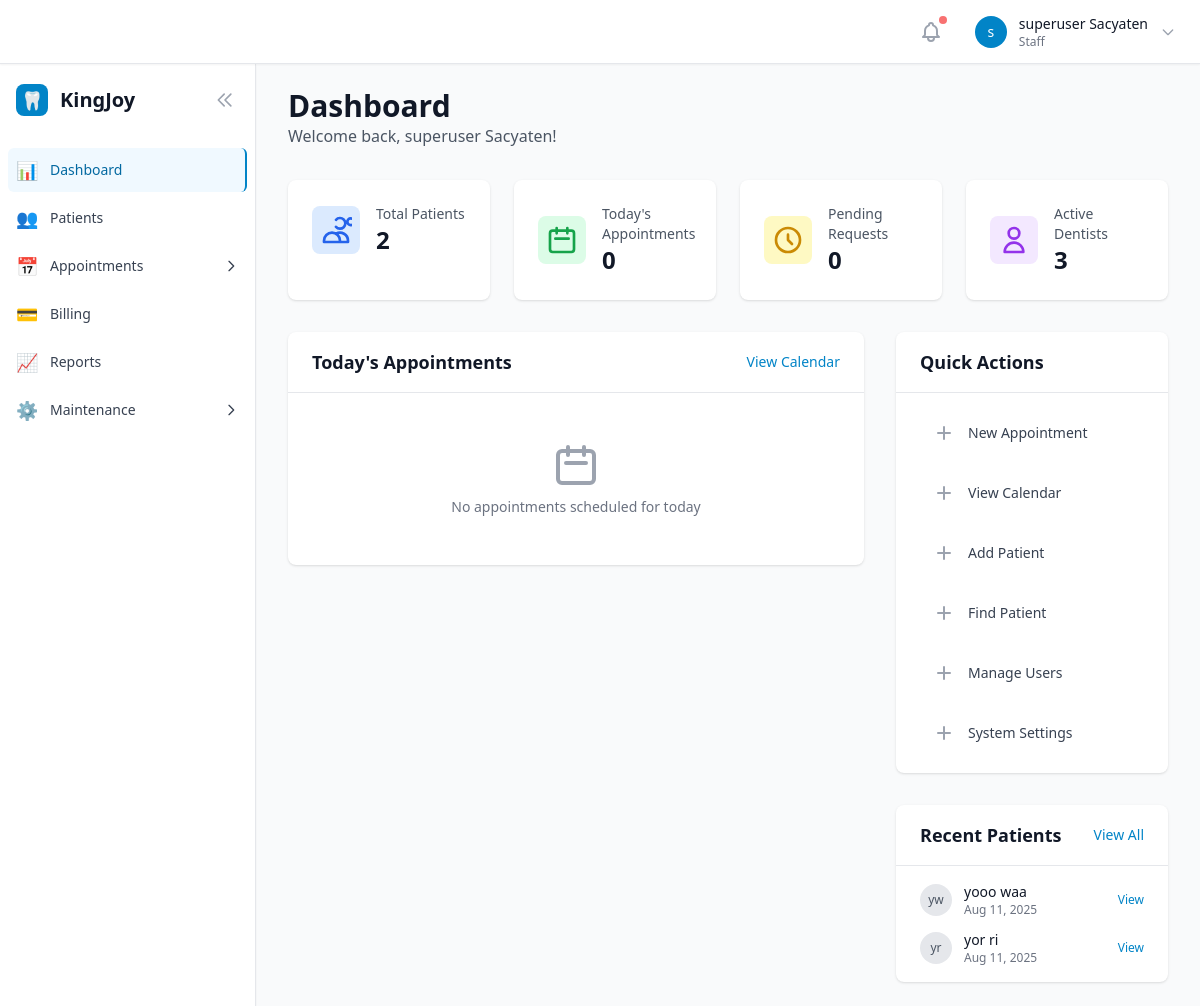
The app's page /dashboard/ (signed in), older data.
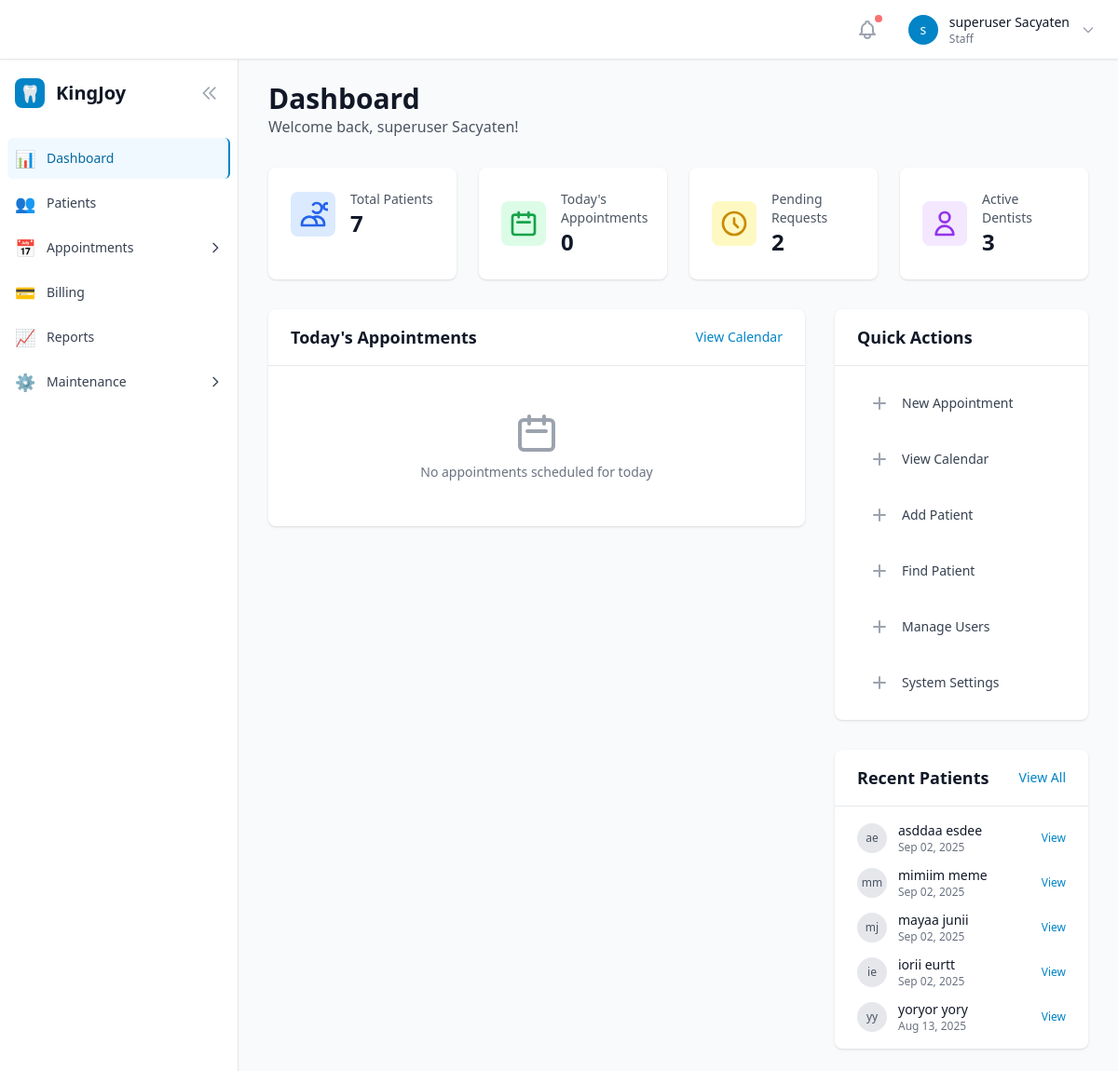
The same page, newer data.
### patients/models.py (models this page shows, shortened)
class Patient(models.Model):
    first_name = models.CharField(max_length=100)
    last_name = models.CharField(max_length=100)
    email = models.EmailField(blank=True)
    phone_regex = RegexValidator(
        regex=r'^\+?1?\d{9,15}$',
        message="Phone number must be entered in the format: '+999999999'. Up to 15 digits allowed."
    )
    contact_number = models.CharField(validators=[phone_regex], max_length=17, blank=True, null=True)
    address = models.TextField(blank=True)
    date_of_birth = models.DateField(null=True, blank=True)
    emergency_contact_name = models.CharField(max_length=100, blank=True)
    emergency_contact_phone = models.CharField(validators=[phone_regex], max_length=17, blank=True, null=True)
    medical_notes = models.TextField(blank=True, help_text="Allergies, medical conditions, etc.")
    created_at = models.DateTimeField(auto_now_add=True)
    updated_at = models.DateTimeField(auto_now=True)
    is_active = models.BooleanField(default=True)
    class Meta:
        ordering = ['last_name', 'first_name']
        indexes = [
            models.Index(fields=['email']),
            models.Index(fields=['contact_number']),
            models.Index(fields=['last_name', 'first_name']),
        ]
    @property
    def full_name(self):
        return f"{self.first_name} {self.last_name}"

### core/views.py (the view)
# urls.py: path('dashboard/', views.DashboardView.as_view(), name='dashboard'),
class DashboardView(LoginRequiredMixin, TemplateView):
    template_name = 'core/dashboard.html'
    def get_context_data(self, **kwargs):
        context = super().get_context_data(**kwargs)
        today = timezone.now().date()
        all_appointments = Appointment.objects.filter(
            status__in=['approved', 'pending']
        ).select_related('patient', 'dentist', 'service', 'appointment_slot')
        context['todays_appointments'] = [
            apt for apt in all_appointments if apt.appointment_slot.date == today
        ]
        context['pending_requests'] = Appointment.objects.filter(
            status='pending'
        ).count()
        context['recent_patients'] = Patient.objects.filter(
            is_active=True
        ).order_by('-created_at')[:5]
        context['stats'] = {
            'total_patients': Patient.objects.filter(is_active=True).count(),
            'todays_appointments_count': len(context['todays_appointments']),
            'pending_requests_count': context['pending_requests'],
            'active_dentists': User.objects.filter(is_active_dentist=True).count(),
        }
        context['quick_actions'] = self.get_quick_actions()
        return context
    def get_quick_actions(self):
        actions = []
        user = self.request.user
        if user.has_permission('appointments'):
            actions.extend([
                {'name': 'New Appointment', 'url': 'appointments:appointment_create', 'icon': 'calendar'},
                {'name': 'View Calendar', 'url': 'appointments:appointment_calendar', 'icon': 'calendar-view'},
            ])
        if user.has_permission('patients'):
            actions.extend([
                {'name': 'Add Patient', 'url': 'patients:patient_create', 'icon': 'user-plus'},
                {'name': 'Find Patient', 'url': 'patients:find_patient', 'icon': 'search'},
            ])
        if user.has_permission('maintenance'):
            actions.extend([
                {'name': 'Manage Users', 'url': 'users:user_list', 'icon': 'users'},
                {'name': 'System Settings', 'url': 'core:holiday_list', 'icon': 'settings'},
            ])
        return actions

### users/models.py (called while the page is built)
    def has_permission(self, module_name):
        if self.is_superuser:
            return True
        if not self.role or self.role.is_archived:  # Users with archived roles lose access
            return False
        return self.role.permissions.get(module_name, False)

    @property
    def full_name(self):
        return self.get_full_name() or self.username

### users/templatetags/user_tags.py (called while the page is built)
@register.filter
def has_permission(user, module_name):
    if not user or not user.is_authenticated:
        return False
    if user.is_superuser:
        return True
    if not hasattr(user, 'role') or not user.role:
        return False
    return user.role.permissions.get(module_name, False)

### templates/core/dashboard.html (shortened to what the changed rows need)
{% extends 'base.html' %}
{% load user_tags %}
{% block content %}
<div class="mb-8">
    <h1 class="text-3xl font-bold text-gray-900">Dashboard</h1>
</div>
<div class="grid grid-cols-1 md:grid-cols-2 lg:grid-cols-4 gap-6 mb-8">
    <div class="bg-white rounded-lg shadow p-6">
        <div class="flex items-center">
            <div class="ml-4">
                <p class="text-sm font-medium text-gray-600">Total Patients</p>
                <p class="text-2xl font-bold text-gray-900">{{ stats.total_patients }}</p>
            </div>
        </div>
    </div>
    <div class="bg-white rounded-lg shadow p-6">
        <div class="flex items-center">
            <div class="ml-4">
                <p class="text-sm font-medium text-gray-600">Pending Requests</p>
                <p class="text-2xl font-bold text-gray-900">{{ stats.pending_requests_count }}</p>
            </div>
        </div>
    </div>
</div>
<div class="grid grid-cols-1 lg:grid-cols-3 gap-8">
    <div class="lg:col-span-2">
        <div class="bg-white rounded-lg shadow">
            <div class="px-6 py-4 border-b border-gray-200">
                <div class="flex items-center justify-between">
                    <h2 class="text-lg font-semibold text-gray-900">Today's Appointments</h2>
                    {% load user_tags %}
                </div>
            </div>
        </div>
    </div>
    <div class="space-y-8">
        <div class="bg-white rounded-lg shadow">
            <div class="px-6 py-4 border-b border-gray-200">
                <h2 class="text-lg font-semibold text-gray-900">Quick Actions</h2>
            </div>
            <div class="px-6 py-4">
                <div class="space-y-3">
                    {% for action in quick_actions %}
                    <a href="{% url action.url %}"
                       class="flex items-center p-3 text-sm font-medium text-gray-700 rounded-lg hover:bg-gray-100 transition duration-150">
                        <div class="flex-shrink-0 w-6 h-6 text-gray-400 mr-3">
                            <svg fill="none" stroke="currentColor" viewBox="0 0 24 24">
                                <path stroke-linecap="round" stroke-linejoin="round" stroke-width="2" d="M12 6v6m0 0v6m0-6h6m-6 0H6"></path>
                            </svg>
                        </div>
                        {{ action.name }}
                    </a>
                    {% endfor %}
                </div>
            </div>
        </div>
        {% if user|has_permission:'patients' %}
        <div class="bg-white rounded-lg shadow">
            <div class="px-6 py-4 border-b border-gray-200">
                <div class="flex items-center justify-between">
                    <h2 class="text-lg font-semibold text-gray-900">Recent Patients</h2>
                </div>
            </div>
            <div class="px-6 py-4">
                {% if recent_patients %}
                    <div class="space-y-3">
                        {% for patient in recent_patients %}
                        <div class="flex items-center justify-between">
                            <div class="flex items-center space-x-3">
                                <div class="flex-shrink-0">
                                    <div class="w-8 h-8 bg-gray-200 rounded-full flex items-center justify-center">
                                        <span class="text-gray-600 font-medium text-xs">
                                            {{ patient.first_name|first }}{{ patient.last_name|first }}
                                        </span>
                                    </div>
                                </div>
                                <div>
                                    <p class="text-sm font-medium text-gray-900">{{ patient.full_name }}</p>
                                    <p class="text-xs text-gray-500">{{ patient.created_at|date:"M d, Y" }}</p>
                                </div>
                            </div>
                            <a href="{% url 'patients:patient_detail' patient.pk %}"
                               class="text-primary-600 hover:text-primary-700 text-xs">
                                View
                            </a>
                        </div>
                        {% endfor %}
                    </div>
                {% else %}
                    <p class="text-sm text-gray-500 text-center py-4">No recent patients</p>
                {% endif %}
            </div>
        </div>
        {% endif %}
    </div>
</div>
{% endblock %}

Row changes from the older to the newer data that the page shows:
no longer on this page (row unchanged): Patient: first_name|first "y", last_name|first "w", full_name "yooo waa", created_at "Aug 11, 2025"
no longer on this page (row unchanged): Patient: first_name|first "y", last_name|first "r", full_name "yor ri", created_at "Aug 11, 2025"
added Patient: first_name|first "a", last_name|first "e", full_name "asddaa esdee", created_at "Sep 02, 2025"
added Patient: first_name|first "m", last_name|first "m", full_name "mimiim meme", created_at "Sep 02, 2025"
added Patient: first_name|first "m", last_name|first "j", full_name "mayaa junii", created_at "Sep 02, 2025"
added Patient: first_name|first "i", last_name|first "e", full_name "iorii eurtt", created_at "Sep 02, 2025"
added Patient: first_name|first "y", last_name|first "y", full_name "yoryor yory", created_at "Aug 13, 2025"
Text that changed along with them:
{{ stats.total_patients }}: "2" → "7"
{{ stats.pending_requests_count }}: "0" → "2"
